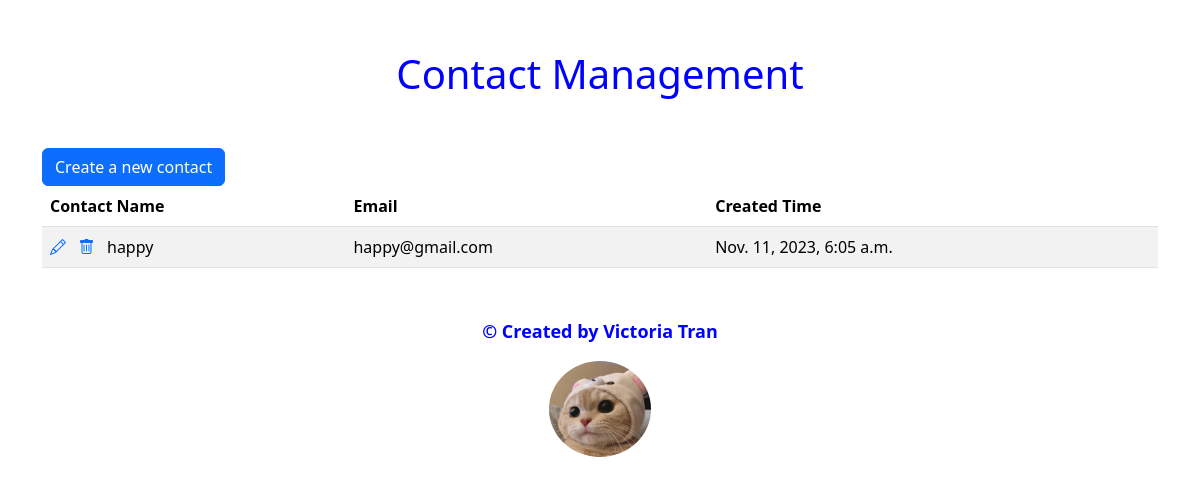
The app's page /, older data.
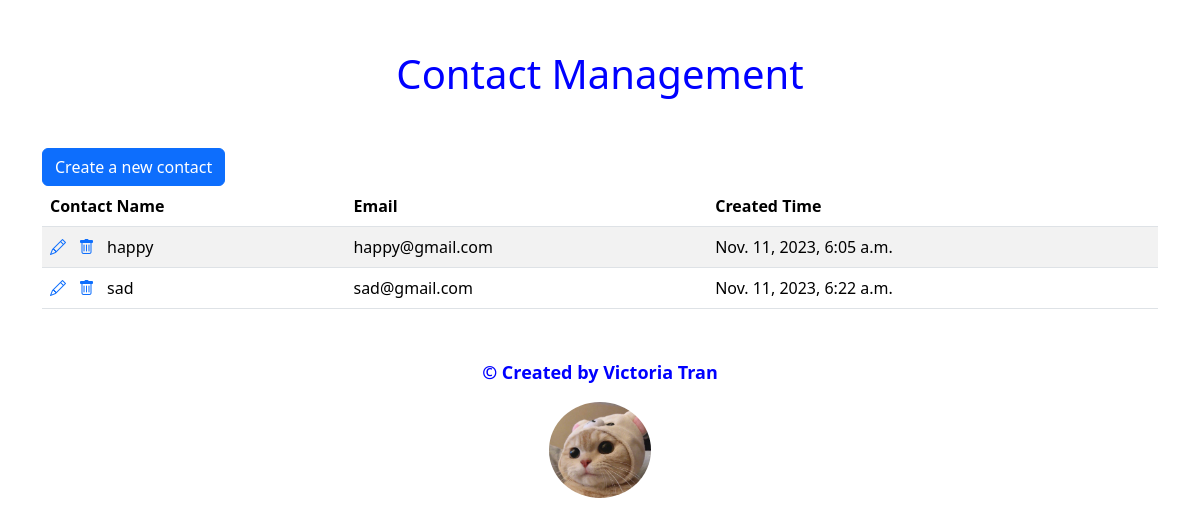
The same page, newer data.
### contacts/models.py (models this page shows)
class Contact(models.Model):
    name = models.CharField(max_length=20, null=False, unique=True, error_messages={'unique':"Contact with this name already exists."})
    email = models.EmailField(null=False, unique=True, error_messages={
        'unique': "This email is already in use.",
        'required': "Email field cannot be empty.",
        'invalid': "Enter a valid email address."})
    notes = models.TextField(max_length = 200, default="", blank="True") #multiple lines of text
    created_time = models.DateTimeField(auto_now_add=True)

### contacts/views.py (the view)
# urls.py: path("", ContactListView.as_view(), name="contact_list"),
class ContactListView(ListView):
    model = Contact

### contacts/templates/contacts/contact_list.html (shortened to what this page needs)
{% extends "base.html" %}
{% block content %}
<h1>Contact Management</h1>
<a class="btn btn-primary" href="{% url 'contact_create' %}">
    Create a new contact
</a>
<table class="table table-striped">
    <thead>
        <tr>
            <th>Contact Name</th>
            <th>Email</th>
            <th>Created Time</th>
        </tr>
    </thead>
    <tbody>
        {% for contact in contact_list %}
        <tr>
            <td>
                <a class="icon-link" href="{% url 'contact_detail' contact.pk %}">
                    <i class="bi bi-pencil"></i> </a>
                <a class="icon-link" href="{% url 'contact_delete' contact.pk %}">
                    <i class="bi bi-trash"></i> </a>
                  {{ contact.name }}
            </td>
            <td>
                {{contact.email}}
            </td>
            <td>
                {{contact.created_time}}
            </td>
        </tr>
        {% endfor %}
    </tbody>
</table>
{% endblock content %}

Row changes from the older to the newer data that the page shows:
added Contact: name "sad", email "sad@gmail.com", created_time "Nov. 11, 2023, 6:22 a.m."
